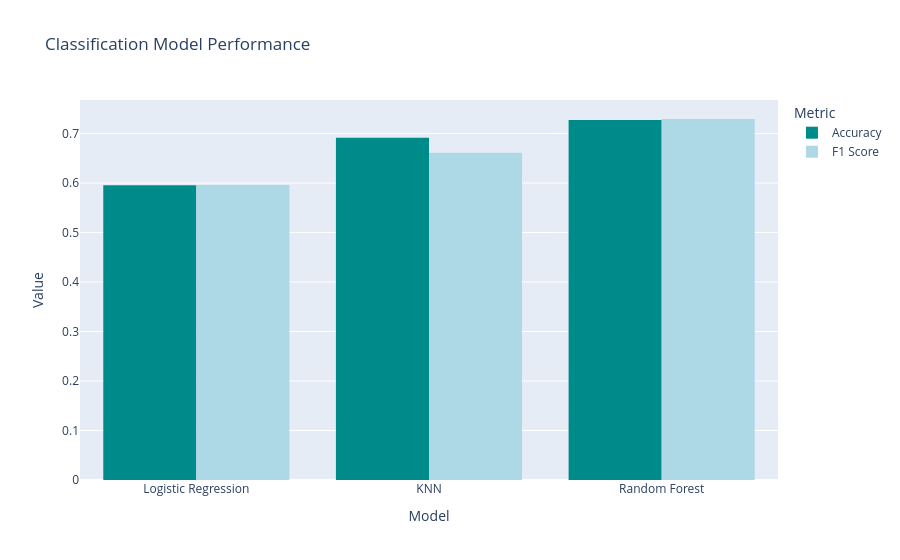

The notebook cell this image was saved under:
### Code cell
fig = px.histogram(accuracy_f1.reset_index(), x = "Model", y = "Value", color = "Metric", barmode = "group", title = "Classification Model Performance", color_discrete_sequence = ["darkcyan", "lightblue"])
fig.update_layout(yaxis_title = "Value")
fig.show()

### Figure 1 — Plotly figure (JSON) as saved in the notebook; plotly's stock layout.template omitted (floating-point values rounded to 4 significant figures)
{"data": [{"alignmentgroup": "True", "bingroup": "x", "histfunc": "sum", "hovertemplate": "Metric=Accuracy<br>Model=%{x}<br>sum of Value=%{y}<extra></extra>", "legendgroup": "Accuracy", "marker": {"color": "darkcyan", "pattern": {"shape": ""}}, "name": "Accuracy", "offsetgroup": "Accuracy", "orientation": "v", "showlegend": true, "type": "histogram", "x": ["Logistic Regression", "KNN", "Random Forest"], "xaxis": "x", "y": [0.5955, 0.6913, 0.7272], "yaxis": "y"}, {"alignmentgroup": "True", "bingroup": "x", "histfunc": "sum", "hovertemplate": "Metric=F1 Score<br>Model=%{x}<br>sum of Value=%{y}<extra></extra>", "legendgroup": "F1 Score", "marker": {"color": "lightblue", "pattern": {"shape": ""}}, "name": "F1 Score", "offsetgroup": "F1 Score", "orientation": "v", "showlegend": true, "type": "histogram", "x": ["Logistic Regression", "KNN", "Random Forest"], "xaxis": "x", "y": [0.5962, 0.661, 0.7294], "yaxis": "y"}], "layout": {"barmode": "group", "legend": {"title": {"text": "Metric"}, "tracegroupgap": 0}, "title": {"text": "Classification Model Performance"}, "xaxis": {"anchor": "y", "domain": [0, 1], "title": {"text": "Model"}}, "yaxis": {"anchor": "x", "domain": [0, 1], "title": {"text": "Value"}}}}
